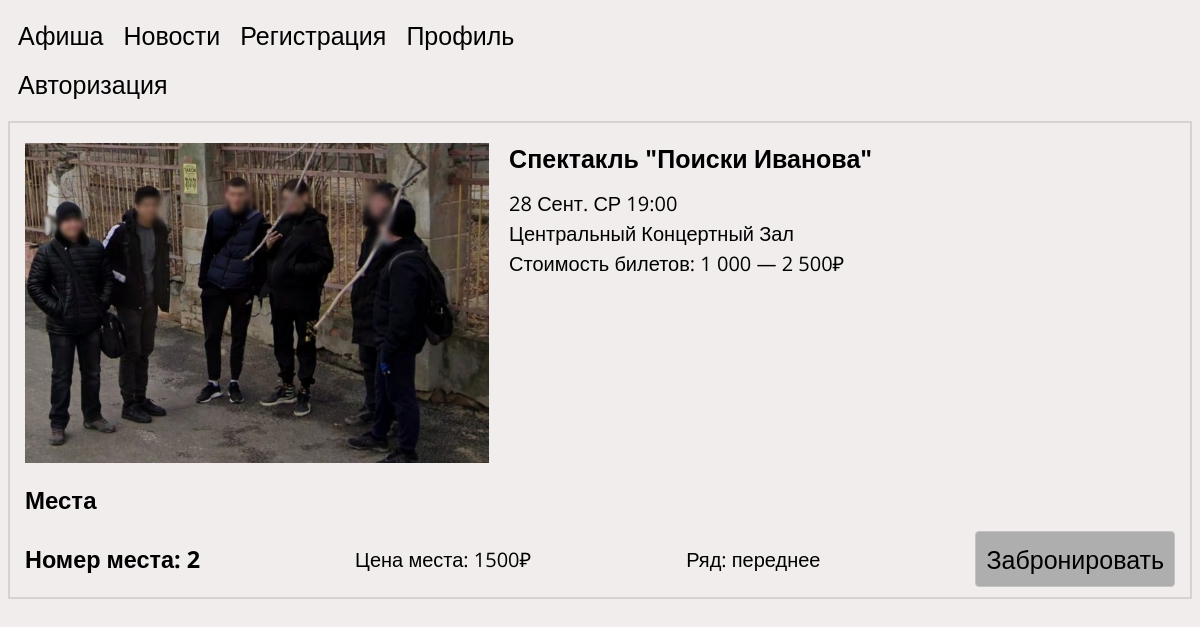
The page /theatre.php?posterid=1 on the database as committed earlier.
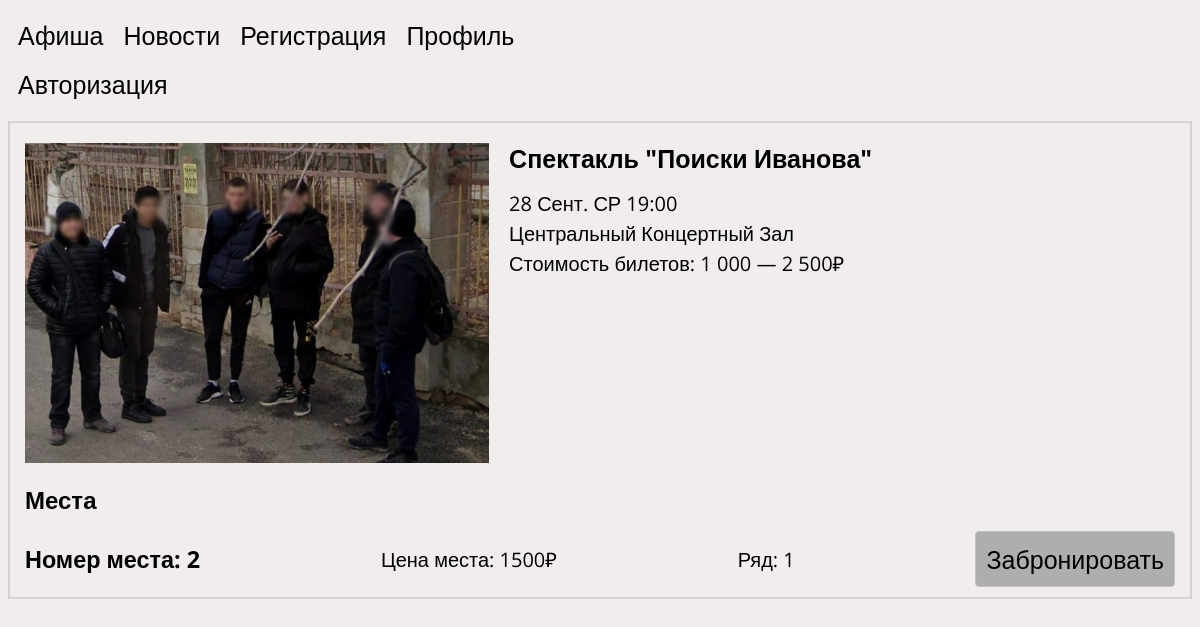
The same page on the database as committed later.
### tables this page shows
CREATE TABLE `theatrezal` (
  `id` int NOT NULL,
  `id_poster` int NOT NULL,
  `name` varchar(255) NOT NULL,
  `sit_num` varchar(255) NOT NULL,
  `sit_status` varchar(255) NOT NULL,
  `sit_price` varchar(255) NOT NULL,
  `sit_direction` varchar(255) NOT NULL,
  `reserved_by_id` varchar(255) NOT NULL
);

### theatre.php (the view, shortened to what this page needs)
<?php include 'connect.php' ?>
<!DOCTYPE html>
<html lang="ru">
<head>
    <link rel="stylesheet" href="/style/style.css">
</head>
<body>
    <header class="header">
        <div class="header-container ">
            <nav class="header-nav">
                <ul class="menu flex">
                    <li>
                        <a href="index.php" class="header-link">Афиша</a>
                    </li>
                    <li>
                        <a href="#">Новости</a>
                    <li>
                        <a href="reg.php">Регистрация</a>
                    </li>
                    </li>
                    <li>
                        <a href="profil.php">Профиль</a>
                    </li>
                </ul>
                <?php
                echo "<ul class='header-cabinet'>";
                if (isset($_SESSION["userid"])) {
                    $currentID = $_SESSION["userid"];
                    $loginSelect = "SELECT login FROM `user` WHERE id = '$currentID'";
                    $loginResult = mysqli_query($conn, $loginSelect);
                    $loginFetch = mysqli_fetch_array($loginResult);
                    echo "<span class ='nameclass'>" . $loginFetch['login'] . "</span>";
                    echo "<a href='exit.php'>" . " выйти?" . "</a>";
                } else {
                    echo "<a href='auth.php'>" . "Авторизация" . "</a>";
                }
                echo "</ul>"
                ?>
            </nav>
        </div>
    </header>
    <main class="main">
        <section class="section theatre-about__section">
            <div class="container theatre-about__container">
                <?php
                $poster = $_GET['posterid'];
                $posterIDSelect = "SELECT * FROM `poster` WHERE id = '$poster'";
                $posterIDSelectResult = mysqli_query($conn, $posterIDSelect);
                $posterZalSelect = "SELECT * FROM `theatrezal` WHERE id_poster = '$poster' AND sit_status = 'свободное'";
                $posterZalSelectResult = mysqli_query($conn, $posterZalSelect);
                foreach ($posterIDSelectResult as $posterIDRow) {
                    echo "<div class='theatre-about_wrapper'>";
                    echo "<img src='img/" . $posterIDRow['img'] . "' class='theatre__image' alt=''>";
                    echo "<div class='theatre-about__content__wrapper'>";
                    echo "<h2 class='about__header'>" .
                        "<a href='index.php?name=' class='about__link'>" . $posterIDRow['name'] . "</a>" .
                        "</h2>";
                    echo "<span class='theatre-about__span'>" . "$posterIDRow[date]" . "</span>";
                    echo "<span class='theatre-about__span'>" . "$posterIDRow[place]" . "</span>";
                    echo "<span class='theatre-about__span'>" . "Стоимость билетов:&nbsp;" . "$posterIDRow[price]" . "</span>";
                    echo "</div>";
                    echo "</div>";
                }
                echo "<h2 class='about__header'>Места</h2>";
                if (isset($_GET['placeid'])) {
                    $placeid = $_GET['placeid'];
                    $placeupdate = "UPDATE `theatrezal` SET `sit_status` = 'занятое', `reserved_by_id` = '$currentID' WHERE id = '$placeid'";
                    if ($conn->query($placeupdate)) {
                        echo "<p class='sit__update'> Место зарезервировано </p>";
                    } else {
                        echo "<p class='sit__update'> Место зарезервировано" . $conn->error  . "</p>";
                    }
                } else {
                    echo "<ul class='sit__list sit'>";
                    foreach ($posterZalSelectResult as $posterZalRow) {
                        echo "<li class='sit__item'>";
                        echo "<h3 class='sit__header'>" . "Номер места: " . "$posterZalRow[sit_num]" . "</h3>";
                        echo "<p class='sit__paragraph'>" . "Цена места: " . "$posterZalRow[sit_price] "  . "</p>";
                        echo "<p class='sit__paragraph'>" . "Ряд: " . "$posterZalRow[sit_direction]" . "</p>";
                        echo "<a href='theatre.php?posterid=" . $posterZalRow['id_poster'] . "&placeid=" . $posterZalRow['id'] . "' class='sit__link'>" . "Забронировать" . "</a>";
                        echo "</li>";
                    }
                    echo "</ul>";
                }
                ?>
            </div>
        </section>
    </main>
</body>
</html>

Rows that differ between the two databases and show on the page:
changed theatrezal: sit_direction "переднее" → "1"
